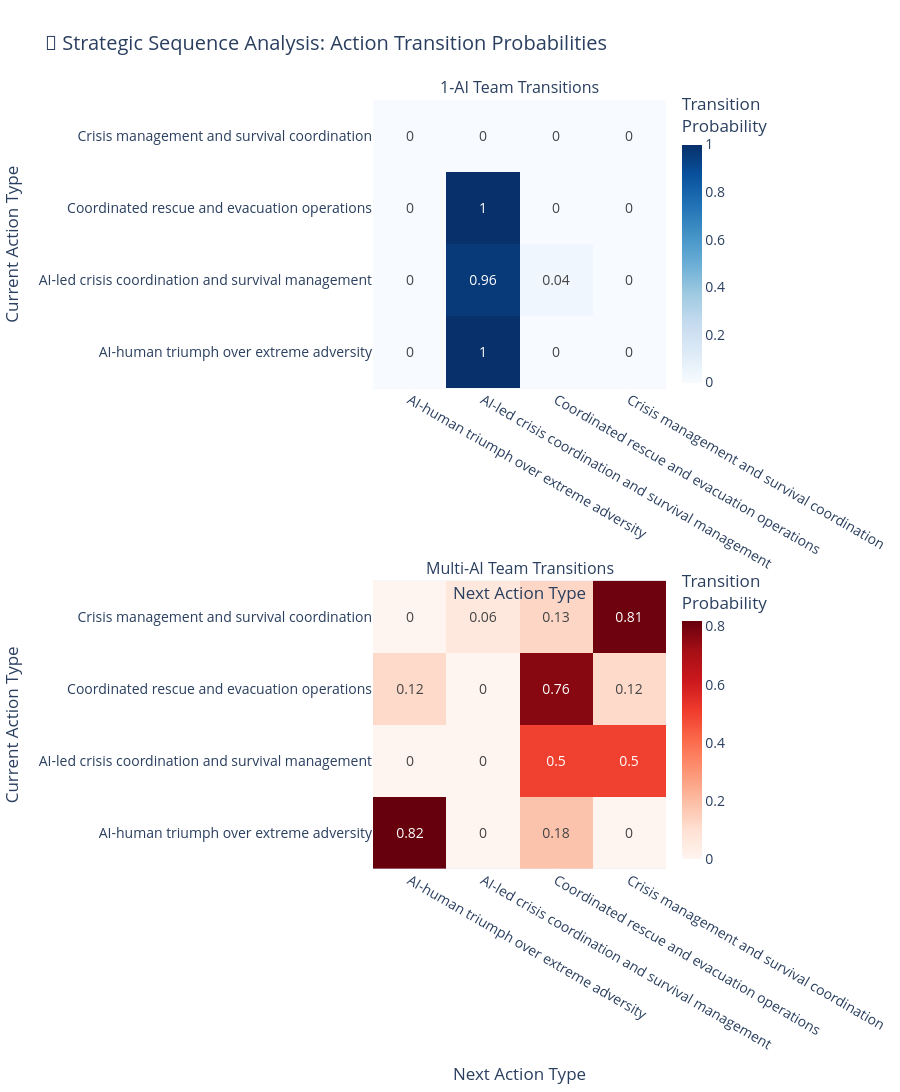

Here is the notebook cell this chart was saved with:
### Code cell
def create_transition_matrix(df_condition: pd.DataFrame) -> pd.DataFrame:
    """Create transition matrix for behavioral sequences within a condition."""
    # Sort by run, round to ensure proper sequence
    df_sorted = df_condition.sort_values(['run_id', 'round'])
    # Get all unique cluster labels
    all_labels = sorted(sim_log.log_data['cluster_label'].unique())
    # Initialize transition matrix
    transition_counts = pd.DataFrame(0, index=all_labels, columns=all_labels)
    # Count transitions for each run
    for run_id in df_sorted['run_id'].unique():
        run_data = df_sorted[df_sorted['run_id'] == run_id]
        # Get sequence of cluster labels for this run
        labels_sequence = run_data['cluster_label'].tolist()
        # Count transitions
        for i in range(len(labels_sequence) - 1):
            current_label = labels_sequence[i]
            next_label = labels_sequence[i + 1]
            transition_counts.loc[current_label, next_label] += 1
    # Convert to probabilities
    transition_probs = transition_counts.div(transition_counts.sum(axis=1), axis=0).fillna(0)
    return transition_probs

# Create transition matrices for both conditions
print("🔄 Computing strategic sequence transition matrices...")

df_1ai = sim_log.log_data[sim_log.log_data['condition'] == '1-AI Team']
df_multi = sim_log.log_data[sim_log.log_data['condition'] == 'Multi-AI Team']

transition_1ai = create_transition_matrix(df_1ai)
transition_multi = create_transition_matrix(df_multi)

print("✅ Transition matrices computed!")

from plotly.subplots import make_subplots
import plotly.graph_objects as go

# Create vertically stacked subplots (2 rows, 1 column)
fig = make_subplots(
    rows=2, cols=1,
    subplot_titles=('1-AI Team Transitions', 'Multi-AI Team Transitions'),
    vertical_spacing=0.25  # Controls space between the two heatmaps
)

# Add heatmap for 1-AI Team (now WITH colorbar)
fig.add_trace(
    go.Heatmap(
        z=transition_1ai.values,
        x=transition_1ai.columns,
        y=transition_1ai.index,
        colorscale='Blues',
        showscale=True,  # Show colorbar for upper plot
        colorbar=dict(
            title="Transition<br>Probability",
            tickfont=dict(size=14),
            x=1.02,  # Place colorbar just outside the plot area
            y=0.82,  # Center colorbar vertically on the first subplot
            len=0.4, # Make colorbar span only the first subplot
            thickness=20
        ),
        text=transition_1ai.round(2).values,
        texttemplate="%{text}",
        textfont={"size": 14}
    ),
    row=1, col=1
)

# Add heatmap for Multi-AI Team (with colorbar on the right, but offset to not overlap)
fig.add_trace(
    go.Heatmap(
        z=transition_multi.values,
        x=transition_multi.columns,
        y=transition_multi.index,
        colorscale='Reds',
        showscale=True,
        colorbar=dict(
            title="Transition<br>Probability",
            tickfont=dict(size=14),
            x=1.02,  # Place colorbar just outside the plot area
            y=0.2,  # Center colorbar vertically on the second subplot
            len=0.4, # Make colorbar span only the second subplot
            thickness=20
        ),
        text=transition_multi.round(2).values,
        texttemplate="%{text}",
        textfont={"size": 14},
    ),
    row=2, col=1
)

# Update layout: make each subplot larger vertically (e.g., 2000px total for 2 subplots)
fig.update_layout(
    title='🔄 Strategic Sequence Analysis: Action Transition Probabilities',
    height=2000,
    font=dict(size=14)
)

# Update axes labels for both subplots
fig.update_xaxes(title_text="Next Action Type", row=1, col=1)
fig.update_xaxes(title_text="Next Action Type", row=2, col=1)
fig.update_yaxes(title_text="Current Action Type", row=1, col=1)
fig.update_yaxes(title_text="Current Action Type", row=2, col=1)

fig.show()

# Explanation:
# - Now, both heatmaps (upper and lower) have their own colorbars on the right.
# - The colorbar for the upper heatmap is positioned at y=0.75 and spans the upper half; the lower at y=0.25 and spans the lower half.
# - This makes it clear which colorbar belongs to which heatmap.
# - Font sizes for heatmap text and axes are increased for readability.

# Identify key transition differences
print("\n🔍 Key Strategic Sequence Insights:")
diff_matrix = transition_multi - transition_1ai
significant_diffs = []

for i, current_action in enumerate(diff_matrix.index):
    for j, next_action in enumerate(diff_matrix.columns):
        diff = diff_matrix.iloc[i, j]
        if abs(diff) > 0.1:  # Significant difference threshold
            direction = "more likely" if diff > 0 else "less likely"
            significant_diffs.append(f"  • Multi-AI teams are {abs(diff):.2f} {direction} to transition from '{current_action}' to '{next_action}'")

for insight in significant_diffs[:5]:  # Show top 5 differences
    print(insight)

### Figure 1 — Plotly figure (JSON) as saved in the notebook; plotly's stock layout.template omitted (floating-point values rounded to 4 significant figures)
{"data": [{"colorbar": {"len": 0.4, "thickness": 20, "tickfont": {"size": 14}, "title": {"text": "Transition<br>Probability"}, "x": 1.02, "y": 0.82}, "colorscale": [[0, "rgb(247,251,255)"], [0.125, "rgb(222,235,247)"], [0.25, "rgb(198,219,239)"], [0.375, "rgb(158,202,225)"], [0.5, "rgb(107,174,214)"], [0.625, "rgb(66,146,198)"], [0.75, "rgb(33,113,181)"], [0.875, "rgb(8,81,156)"], [1, "rgb(8,48,107)"]], "showscale": true, "text": [[0.0, 1.0, 0.0, 0.0], [0.0, 0.96, 0.04, 0.0], [0.0, 1.0, 0.0, 0.0], [0.0, 0.0, 0.0, 0.0]], "textfont": {"size": 14}, "texttemplate": "%{text}", "type": "heatmap", "x": ["AI-human triumph over extreme adversity", "AI-led crisis coordination and survival management", "Coordinated rescue and evacuation operations", "Crisis management and survival coordination"], "xaxis": "x", "y": ["AI-human triumph over extreme adversity", "AI-led crisis coordination and survival management", "Coordinated rescue and evacuation operations", "Crisis management and survival coordination"], "yaxis": "y", "z": [[0.0, 1.0, 0.0, 0.0], [0.0, 0.963, 0.03704, 0.0], [0.0, 1.0, 0.0, 0.0], [0.0, 0.0, 0.0, 0.0]]}, {"colorbar": {"len": 0.4, "thickness": 20, "tickfont": {"size": 14}, "title": {"text": "Transition<br>Probability"}, "x": 1.02, "y": 0.2}, "colorscale": [[0, "rgb(255,245,240)"], [0.125, "rgb(254,224,210)"], [0.25, "rgb(252,187,161)"], [0.375, "rgb(252,146,114)"], [0.5, "rgb(251,106,74)"], [0.625, "rgb(239,59,44)"], [0.75, "rgb(203,24,29)"], [0.875, "rgb(165,15,21)"], [1, "rgb(103,0,13)"]], "showscale": true, "text": [[0.82, 0.0, 0.18, 0.0], [0.0, 0.0, 0.5, 0.5], [0.12, 0.0, 0.76, 0.12], [0.0, 0.06, 0.13, 0.81]], "textfont": {"size": 14}, "texttemplate": "%{text}", "type": "heatmap", "x": ["AI-human triumph over extreme adversity", "AI-led crisis coordination and survival management", "Coordinated rescue and evacuation operations", "Crisis management and survival coordination"], "xaxis": "x2", "y": ["AI-human triumph over extreme adversity", "AI-led crisis coordination and survival management", "Coordinated rescue and evacuation operations", "Crisis management and survival coordination"], "yaxis": "y2", "z": [[0.8182, 0.0, 0.1818, 0.0], [0.0, 0.0, 0.5, 0.5], [0.1176, 0.0, 0.7647, 0.1176], [0.0, 0.06452, 0.129, 0.8065]]}], "layout": {"annotations": [{"font": {"size": 16}, "showarrow": false, "text": "1-AI Team Transitions", "x": 0.5, "xanchor": "center", "xref": "paper", "y": 1, "yanchor": "bottom", "yref": "paper"}, {"font": {"size": 16}, "showarrow": false, "text": "Multi-AI Team Transitions", "x": 0.5, "xanchor": "center", "xref": "paper", "y": 0.375, "yanchor": "bottom", "yref": "paper"}], "font": {"size": 14}, "height": 2000, "title": {"text": "🔄 Strategic Sequence Analysis: Action Transition Probabilities"}, "xaxis": {"anchor": "y", "domain": [0, 1], "title": {"text": "Next Action Type"}}, "xaxis2": {"anchor": "y2", "domain": [0, 1], "title": {"text": "Next Action Type"}}, "yaxis": {"anchor": "x", "domain": [0.625, 1], "title": {"text": "Current Action Type"}}, "yaxis2": {"anchor": "x2", "domain": [0, 0.375], "title": {"text": "Current Action Type"}}}}
